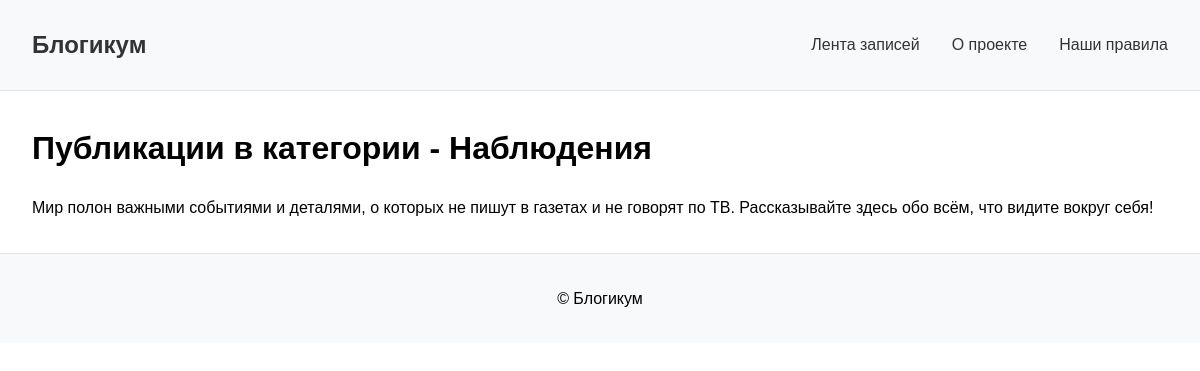
The page /category/details/ on the database its author committed.
### blog/models.py (models this page shows, shortened)
class Category(models.Model):
    title = models.CharField(
        max_length=256,
        verbose_name='Заголовок',
        help_text='Максимальная длина 256 символов'
    )
    description = models.TextField(
        verbose_name='Описание'
    )
    slug = models.SlugField(
        unique=True,
        verbose_name='Идентификатор',
        help_text='Идентификатор страницы для URL; '
        'разрешены символы латиницы, цифры, дефис и подчёркивание.'
    )
    is_published = models.BooleanField(
        default=True,
        verbose_name='Опубликовано',
        help_text='Снимите галочку, чтобы скрыть публикацию.'
    )
    created_at = models.DateTimeField(
        auto_now_add=True,
        verbose_name='Добавлено'
    )
    class Meta:
        verbose_name = 'категория'
        verbose_name_plural = 'Категории'

### blog/views.py (the view)
def category_posts(request, category_slug):
    category = get_object_or_404(
        Category,
        slug=category_slug,
        is_published=True
    )
    post_list = Post.objects.filter(
        category=category,
        is_published=True,
        pub_date__lte=timezone.now()
    ).order_by('-pub_date')
    context = {'category': category, 'post_list': post_list}
    return render(request, 'blog/category.html', context)

### templates/blog/category.html (shortened to what this page needs)
{% extends "base.html" %}
{% block content %}
  <h1 class="text-center">Публикации в категории - {{ category.title }}</h1>
  <p class="col-6 offset-3 mb-5 lead text-center">{{ category.description }}</p>
{% endblock %}

### templates/base.html (style rules this page uses)
body { font-family: Arial, sans-serif; margin: 0; padding: 0; line-height: 1.6; }

### rows shown on the page
Category: title "Наблюдения", description "Мир полон важными событиями и деталями, о которых не пишут в газетах и не говорят по ТВ. Рассказывайте здесь обо всём, что видите вокруг себя!"
